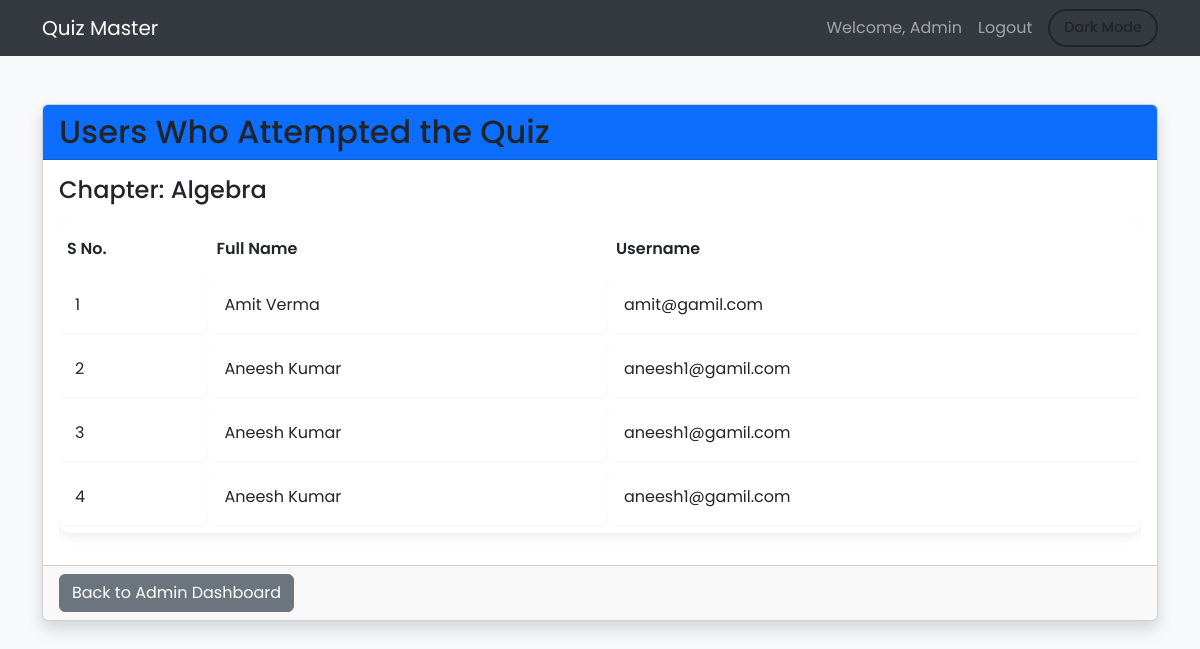
The app's page /view_quiz_users/1, older data.
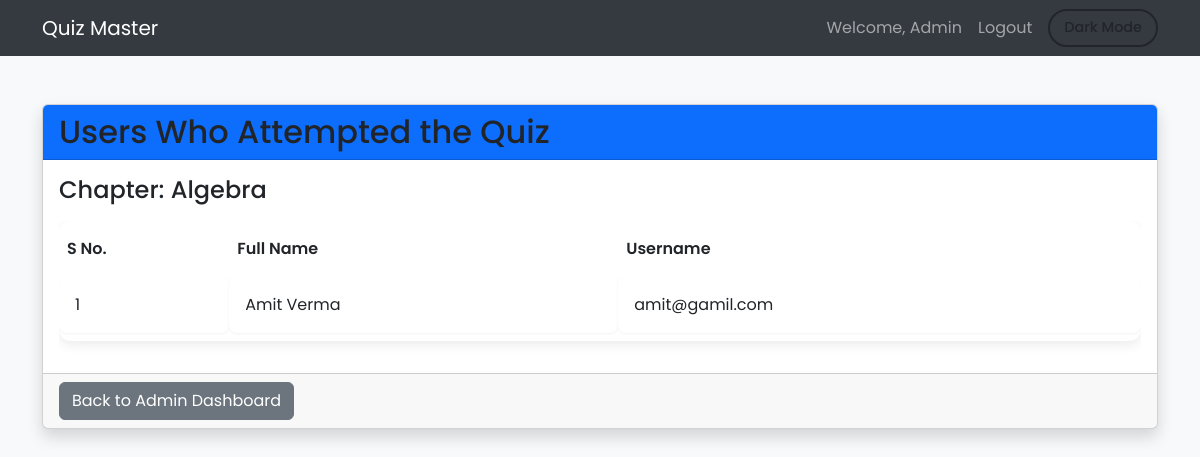
The same page, newer data.
### app.py (models this page shows)
class User(db.Model):
    id = db.Column(db.Integer, primary_key=True)
    username = db.Column(db.String(100), unique=True, nullable=False)
    password = db.Column(db.String(50), nullable=False)
    full_name = db.Column(db.String(100), nullable=False)
    qualification = db.Column(db.String(100), nullable=True)
    dob = db.Column(db.Date, nullable=True)

### app.py (the view)
@app.route('/view_quiz_users/<int:quiz_id>')
def view_quiz_users(quiz_id):
    quiz = Quiz.query.get(quiz_id)
    if not quiz:
        return "Quiz not found", 404
    chapter = Chapter.query.get(quiz.chapter_id)
    users = db.session.query(User.full_name, User.username).join(Score, User.id == Score.user_id).filter(Score.quiz_id == quiz_id).all()
    return render_template('/view/view_quiz_users.html', quiz=quiz, chapter=chapter, users=users)

### templates/view/view_quiz_users.html (shortened to what this page needs)
<!DOCTYPE html>
<html lang="en" class="light-theme">
<head>
  <link href="https://cdn.jsdelivr.net/npm/bootstrap@5.3.0/dist/css/bootstrap.min.css" rel="stylesheet"/>
</head>
<body>
  <nav class="navbar navbar-expand-lg navbar-dark">
    <div class="container">
      <a class="navbar-brand" href="/">Quiz Master</a>
      <div class="collapse navbar-collapse">
        <ul class="navbar-nav ms-auto align-items-center">
          <li class="nav-item"><a class="nav-link">Welcome, Admin</a></li>
          <li class="nav-item"><a class="nav-link" href="/logout">Logout</a></li>
          <li class="nav-item ms-2">
            <button id="theme-toggle" class="btn btn-theme-toggle">Dark Mode</button>
          </li>
        </ul>
      </div>
    </div>
  </nav>
  <div class="container mt-5">
    <div class="card shadow">
      <div class="card-header bg-primary text-white">
        <h2 class="mb-0">Users Who Attempted the Quiz</h2>
      </div>
      <div class="card-body">
        <h4 class="mb-3">Chapter: {{ chapter.name }}</h4>
        {% if users %}
        <div class="table-responsive">
          <table class="table">
            <thead>
              <tr>
                <th>S No.</th>
                <th>Full Name</th>
                <th>Username</th>
              </tr>
            </thead>
            <tbody>
              {% for user in users %}
              <tr>
                <td>{{ loop.index }}</td>
                <td>{{ user.full_name }}</td>
                <td>{{ user.username }}</td>
              </tr>
              {% endfor %}
            </tbody>
          </table>
        </div>
        {% else %}
        <p>No users have attempted this quiz yet.</p>
        {% endif %}
      </div>
      <div class="card-footer">
        <a href="/admin_dashboard" class="btn btn-secondary">Back to Admin Dashboard</a>
      </div>
    </div>
  </div>
</body>
</html>

Row changes from the older to the newer data that the page shows:
removed User: full_name "Aneesh Kumar", username "aneesh1@gamil.com"
